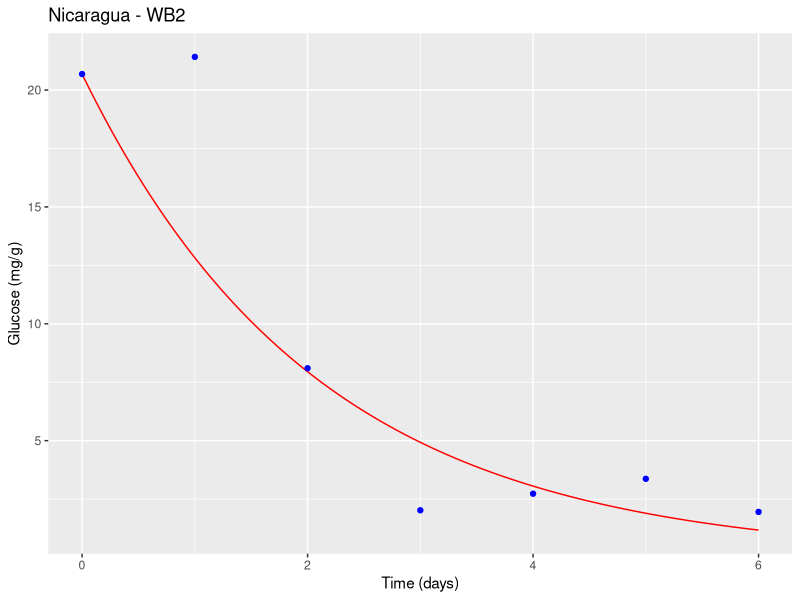
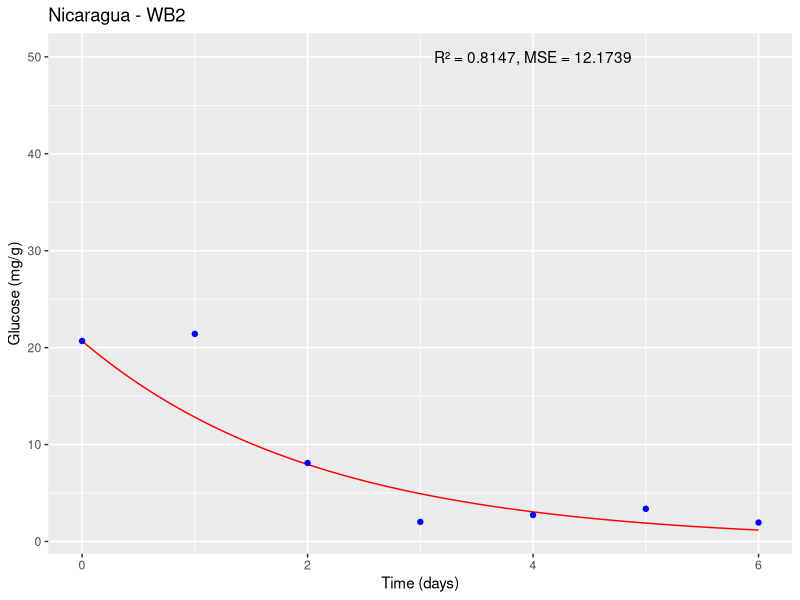
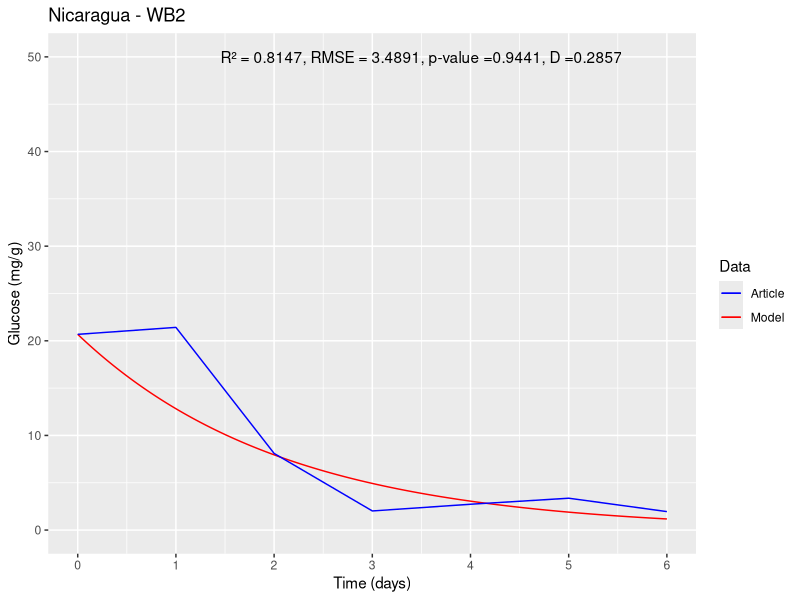

R code for these plots, in order:
#Packages#
install.packages("deSolve")
install.packages("ggplot2")
#Libraries#
library(deSolve)
library(ggplot2)

state1<-c(y=20.684) #Initial state #
times1<-seq(0,6,1/10000) #6 days with 10000 intervals per day#
parameters1<-c(Y1=16.087,Y2=93.270) #Parameter values#
#Papalexandratou et al., 2019 Nicaragua <- Nicaragua - WB2#
#doi.org/10.1016/j.ijfoodmicro.2019.05.012#
#Nicaragua - WB2#

#(i). DATA TO FEED THE GLUCOSE MODEL#

#nu1#
U<- 0.0757
G<- 20.684
K<-0.6093
L<-0.0306260
U1 <- (U*G/G+K*L)*L
U1
#nu2#
U2<- 0.1487
G2<- 20.684
K2<-0.6295
BAL2<-9.482E-05

U2 <- (U2*G2/G2+K2*BAL2)*BAL2
U2

#Differential equation#
ODE1<-function(times,state,parameters){ 
  y<-state[1] #inital state
  Y1<-parameters[1] #parameter 1
  Y2<-parameters[2] #parameter 2
  dy<--(Y1*U1/0.1)*y-(Y2*U2/0.1)*y #equation 
  res<-dy
  list(res)
}


#number solution#
solution1<-lsoda(state1, times1, ODE1, parameters1)

#(ii). EXPERIMENTAL DATA OF ARTICLE#

ts = c(0,24/24,48/24,72/24,96/24,120/24,144/24)
glu<-c(20.684,21.418,8.099,2.021,2.73,3.367,1.952)

#Graph#

df <- data.frame(time = solution1[,1], glucose = solution1[,2])
d<-ggplot() +
  geom_line(data = df, aes(x = time, y = glucose), color = "red") +
  geom_point(data = data.frame(time = ts, glucose = glu), aes(x = time, y = glucose), color = "blue") +
  xlab("Time (days)") + ylab("Glucose (mg/g)") +
  ggtitle("Nicaragua - WB2")
plot(d)


#Statistical validation#

#To statistically validate the mathematical model, various analysis tools can be used,
#but one of the most common is to compare the model results with experimental data and evaluate the quality of the fit.
#In this case, one can use the coefficient of determination (R²), the mean squared error (MSE), and the root mean square error (RMSE) as fitting measures#

#To calculate R², MSE, and RMSE, one can compare the values predicted by the model with
#the experimental data. First, extract the values predicted by the model at the same points 
#where the experimental measurements were taken, 
#using the approx() function in R:

pred <- approx(solution1[,1], solution1[,2], ts)$y

#Then, R², MSE, and RMSE can be calculated using the following formulas:
SSE <- sum((glu - pred)^2)
SST <- sum((glu - mean(glu))^2)
R2 <- 1 - SSE/SST
MSE <- SSE/length(glu)
RMSE <- sqrt(MSE)

#Where SSE is the sum of squared errors,
#SST is the total sum of squares,
#R² is the coefficient of determination, MSE is the mean squared error and RMSE is the root mean square error.

cat("R² = ", round(R2, 4), "\n")
cat("MSE = ", round(MSE, 4), "\n")
cat("RMSE = ", round(RMSE, 4), "\n")

#R² measures the proportion of total variation in the experimental data
#that is explained by the model. A value of R² close to 1 indicates a good fit of the model to the experimental data

#MSE measures the average of squared errors between experimental values
#and the values predicted by the model. A low MSE value indicates good predictive capability of the model.

#The root mean square error (RMSE) was determined, which quantifies the magnitude of deviation of simulated values from observed values.

d <- ggplot() +
  geom_line(data = df, aes(x = time, y = glucose), color = "red") +
  geom_point(data = data.frame(time = ts, glucose = glu), aes(x = time, y = glucose), color = "blue") +
  xlab("Time (days)") + ylab("Glucose (mg/g)") +
  ggtitle("Nicaragua - WB2") +
  annotate("text", x = 4, y = 50, label = paste0("R² = ", round(R2, 4), ", MSE = ", round(MSE, 4)))

plot(d)

#Two-sample Kolmogorov–Smirnov test - KS#
#Ho: The simulation results follow the same distribution of experimental data#
#Ha: The simulation results do not follow the same distribution of experimental data#
#Hypothesis test with an alpha of 0.05#
#to determine if there is a significant difference between the data and the exponential distribution#
#Hypothesis test
alpha <- 0.05

# Perform Kolmogorov-Smirnov test
ks_test <- ks.test(glu, pred)
ks_test

# Results Kolmogorov-Smirnov test
cat("Kolmogorov-Smirnov test:", "\n")
cat("Test statistic:", round(ks_test$statistic, 4), "\n")
cat("p-value:", round(ks_test$p.value, 4), "\n")

if (ks_test$p.value < alpha) {
  cat("The simulation results do not follow the same distribution of experimental data.\n")
} else {
  cat("The simulation results follow the same distribution of experimental data.\n")
}


#Final plot#
p_value <- round(ks_test$p.value, 4)
D <- round(ks_test$statistic, 4)

# First, define the colors we want to use for each element:
colors <- c(Model = "red", Article = "blue")

# Then the script is modified to assign a name to each geom and set the color scale manually
d <- ggplot() +
  geom_line(data = df, aes(x = time, y = glucose, color = "Model"), show.legend = TRUE) +
  geom_line(data = data.frame(time = ts, glucose = glu), aes(x = time, y = glucose, color = "Article"), show.legend = TRUE) +
  xlab("Time (days)") + ylab("Glucose (mg/g)") +
  ggtitle("Nicaragua - WB2") +
  annotate("text", x = 3.5, y = 50, label = paste0("R² = ", round(R2, 4), ", RMSE = ", round(RMSE, 4), ", p-value =", round(p_value, 4), ", D =", round(D, 4))) +
  labs(color = "Data") +  # Change the title of the legend
  scale_color_manual(values = colors) +
  scale_x_continuous(limits = c(0, 6), breaks = seq(0, 6, 1)) +  # x-axis boundaries and intervals between marks
  scale_y_continuous(limits = c(0, 50), breaks = seq(0, 50, 10))   # y-axis boundaries and intervals between marks


#PLOT#
print(d)
